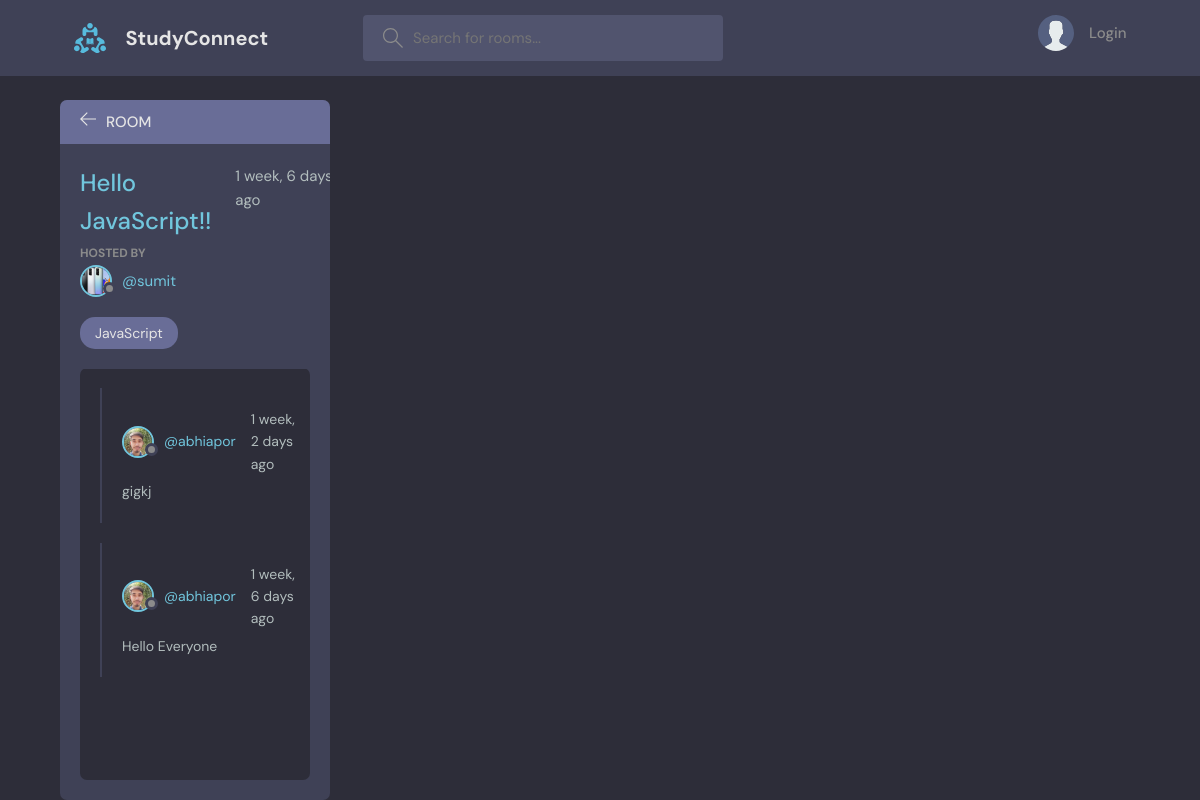
Page /room/3/ on the committed database.
### base/models.py (models this page shows, shortened)
class Room(models.Model):
    host=models.ForeignKey(User,on_delete=models.SET_NULL,null=True)
    topic=models.ForeignKey(Topic,on_delete=models.SET_NULL,null=True)
    name=models.CharField(max_length=200)
    description=models.TextField(null=True,blank=True)
    participants=models.ManyToManyField(User,related_name='participants',blank=True)
    updated=models.DateTimeField(auto_now=True)
    created=models.DateTimeField(auto_now_add=True)
    class Meta:
        ordering=['-updated','-created']

class User(AbstractUser):
    name=models.CharField(max_length=200,null=True)
    email=models.EmailField(unique=True,null=True)
    bio=models.TextField(null=True)
    avatar=models.ImageField(null=True,default="avatar.svg")
    USERNAME_FIELD='email'
    REQUIRED_FIELDS=[]

class Topic(models.Model):
    name=models.CharField(max_length=200)
    def __str__(self):
        return self.name

class Message(models.Model):
    user=models.ForeignKey(User,on_delete=models.CASCADE)
    room=models.ForeignKey(Room,on_delete=models.CASCADE)
    body=models.TextField()
    updated=models.DateTimeField(auto_now=True)
    created=models.DateTimeField(auto_now_add=True)
    class Meta:
        ordering=['-updated','-created']

### base/views.py (the view, shortened to what this page needs)
# urls.py: path('room/<str:pk>/',views.room,name="room"),
def room(request,pk):
    room=Room.objects.get(id=pk)
    room_messages=room.message_set.all()
    participants=room.participants.all()
    context={'room':room,'room_messages':room_messages,'participants':participants}
    return render(request,'base/room.html',context)

### base/templates/base/room.html (shortened to what this page needs)
{% extends 'main.html' %}
{% block content %}
    <main class="profile-page layout layout--2">
      <div class="container">
        <div class="room">
          <div class="room__top">
            <div class="room__topLeft">
              <a href="{% url 'home' %}">
                <svg version="1.1" xmlns="http://www.w3.org/2000/svg" width="32" height="32" viewBox="0 0 32 32">
                  <title>arrow-left</title>
                  <path
                    d="M13.723 2.286l-13.723 13.714 13.719 13.714 1.616-1.611-10.96-10.96h27.625v-2.286h-27.625l10.965-10.965-1.616-1.607z"
                  ></path>
                </svg>
              </a>
              <h3>Room</h3>
            </div>
          </div>
          <div class="room__box scroll">
            <div class="room__header scroll">
              <div class="room__info">
                <h3>{{room.name}}</h3>
                <span>{{room.created|timesince}} ago</span>
              </div>
              <div class="room__hosted">
                <p>Hosted By</p>
                <a href="{% url 'user_profile' room.host.id %}" class="room__author">
                  <div class="avatar avatar--small">
                    <img src="{{room.host.avatar.url}}" />
                  </div>
                  <span>@{{room.host.username}}</span>
                </a>
              </div>
              <span class="room__topics">{{room.topic}}</span>
            </div>
            <div class="room__conversation">
              <div class="threads scroll">
                {% for message in room_messages %}
                <div class="thread">
                  <div class="thread__top">
                    <div class="thread__author">
                      <a href="{% url 'user_profile' message.user.id %}" class="thread__authorInfo">
                        <div class="avatar avatar--small">
                          <img src="{{message.user.avatar.url}}" />
                        </div>
                        <span>@{{message.user.username}}</span>
                      </a>
                      <span class="thread__date">{{message.created|timesince}} ago</span>
                    </div>
                  </div>
                  <div class="thread__details">
                   {{message.body}}
                  </div>
                </div>
              {% endfor %}
              </div>
            </div>
          </div>
      </div>
    </main>
    {% endblock content %}

### static/styles/style.css (style rules this page uses)
:root { --color-main: #71c6dd; --color-main-light: #e1f6fb; --color-dark: #3f4156; --color-dark-medium: #51546e; --color-dark-light: #696d97; --color-light: #e5e5e5; --color-gray: #8b8b8b; --color-light-gray: #b2bdbd; --color-bg: #2d2d39; --color-success: #5dd693; --color-error: #fc4b0b; }
* { font-family: "DM Sans", -apple-system, BlinkMacSystemFont, "Segoe UI", Roboto, Oxygen, Ubuntu, Cantarell, "Open Sans", "Helvetica Neue", sans-serif; margin: 0; padding: 0; box-sizing: border-box; text-rendering: optimizeLegibility; font-size: inherit; }
html { font-size: 56.25%; }
@media only screen and (min-width: 1200px) { html { font-size: 62.5%; } }
body { line-height: 1.6; font-weight: 400; font-size: 1.5rem; color: var(--color-light-gray); background-color: var(--color-bg); min-height: 100vh; }
img { width: 100%; }
a { display: inline-block; color: var(--color-main); text-decoration: none; }
.container { max-width: 120rem; width: 90%; margin: auto; }
.avatar { position: relative; display: inline-block; border-radius: 50%; border: 2px solid var(--color-main); }
.avatar img { display: block; border-radius: 50%; object-fit: cover; object-position: center; }
.avatar::after { content: ""; display: block; position: absolute; background-color: var(--color-gray); z-index: 111; border-radius: 50%; border: 0.3rem solid var(--color-dark); }
.avatar.avatar--small img { width: 2.8rem; height: 2.8rem; }
.avatar.avatar--small:after { width: 0.7rem; height: 0.7rem; bottom: 0px; right: -6px; }
.layout { margin-top: 2.4rem; }
.layout > .container { display: flex; justify-content: space-between; align-items: flex-start; }
.layout--2 > .container > div:first-child { flex-basis: 72%; }
.layout--2 > .container > div:last-child { flex-basis: 25%; }
.room, .participants { background: var(--color-dark); max-height: 87.5vh; border-radius: 0.7rem; overflow: hidden; position: relative; }
.room__top, .participants__top { background: var(--color-dark-light); display: flex; justify-content: space-between; align-items: center; padding: 1rem 2rem; position: relative; }
.room__top svg, .thread__top svg { width: 1.6rem; height: 1.6rem; fill: var(--color-light); cursor: pointer; }
.room__topLeft { display: flex; align-items: flex-end; gap: 1rem; }
.room__topLeft h3, .participants__top { text-transform: uppercase; font-weight: 500; color: var(--color-light); }
.room__topLeft svg { width: 1.6rem; height: 1.6rem; fill: var(--color-light); }
.room__header { max-height: 30vh; overflow-y: auto; position: absolute; width: 95%; background: var(--color-dark); z-index: 999; top: 4.4rem; padding-top: 2rem; padding-bottom: 1rem; }
.room__box { padding-left: 2rem; padding-right: 2rem; height: 80.5vh; padding-bottom: 0; }
.room__info { display: flex; justify-content: space-between; }
.room__info h3 { font-size: 2.4rem; font-weight: 500; color: var(--color-main); }
.room__hosted p { text-transform: uppercase; color: var(--color-gray); font-size: 1.2rem; font-weight: 700; line-height: 2; }
.room__author { display: flex; gap: 1rem; align-items: center; margin-bottom: 1rem; transition: all 0.3s ease-in-out; }
.room__topics { padding: 0.5rem 1.5rem; background: var(--color-dark-light); color: var(--color-light); display: inline-block; font-size: 1.4rem; border-radius: 1.5rem; margin: 1rem 0; }
.room__conversation { margin-top: 1rem; margin-bottom: 4rem; height: 64%; }
.threads { background: var(--color-bg); border-radius: 0.7rem; overflow-y: auto; height: 100%; margin-top: 28vh; padding: 0 2rem 4rem 2rem; }
.thread { border-left: 2px solid var(--color-dark); padding-left: 1rem; margin: 2rem 0; padding: 2rem; }
.thread__top { display: flex; align-items: center; justify-content: space-between; }
.thread__author { display: flex; align-items: center; gap: 1.5rem; font-size: 1.4rem; }
.thread__authorInfo { display: flex; align-items: center; gap: 1rem; }
.thread__details { font-size: 1.4rem; margin-top: 0.5rem; }

### rows in the picture
Room: name "Hello JavaScript!!", created "1 week, 6…", host.avatar (picture), host.username "sumit", topic "JavaScript"
Message: user.avatar (picture), user.username "abhiapor", created "1 week, 2 days", body "gigkj"
Message: user.avatar (picture), user.username "abhiapor", created "1 week, 6 days", body "Hello Everyone"
